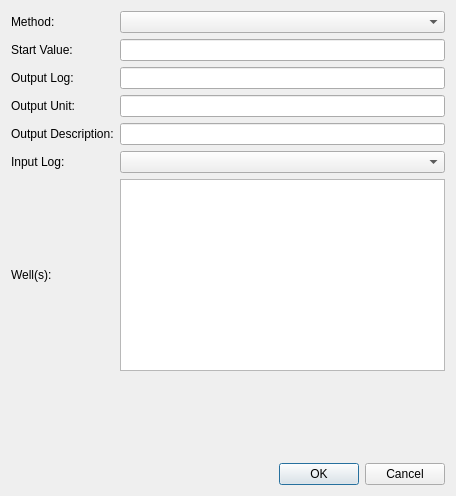
<?xml version="1.0" encoding="UTF-8"?>
<ui version="4.0">
 <class>LogIntegrationDialog</class>
 <widget class="QDialog" name="LogIntegrationDialog">
  <property name="geometry">
   <rect>
    <x>0</x>
    <y>0</y>
    <width>456</width>
    <height>496</height>
   </rect>
  </property>
  <property name="windowTitle">
   <string>Grid Math</string>
  </property>
  <layout class="QVBoxLayout" name="verticalLayout">
   <item>
    <layout class="QGridLayout" name="gridLayout">
     <item row="5" column="1">
      <widget class="QLineEdit" name="leDescr">
       <property name="minimumSize">
        <size>
         <width>300</width>
         <height>0</height>
        </size>
       </property>
      </widget>
     </item>
     <item row="3" column="1">
      <widget class="QLineEdit" name="leOutput"/>
     </item>
     <item row="4" column="0">
      <widget class="QLabel" name="label_4">
       <property name="text">
        <string>Output Unit:</string>
       </property>
      </widget>
     </item>
     <item row="7" column="1">
      <widget class="QListWidget" name="lwWells">
       <property name="selectionMode">
        <enum>QAbstractItemView::ExtendedSelection</enum>
       </property>
      </widget>
     </item>
     <item row="7" column="0">
      <widget class="QLabel" name="label_8">
       <property name="text">
        <string>Well(s):</string>
       </property>
      </widget>
     </item>
     <item row="6" column="1">
      <widget class="QComboBox" name="cbInput"/>
     </item>
     <item row="4" column="1">
      <widget class="QLineEdit" name="leUnit"/>
     </item>
     <item row="6" column="0">
      <widget class="QLabel" name="label_5">
       <property name="text">
        <string>Input Log:</string>
       </property>
      </widget>
     </item>
     <item row="5" column="0">
      <widget class="QLabel" name="label_7">
       <property name="text">
        <string>Output Description:</string>
       </property>
      </widget>
     </item>
     <item row="1" column="0">
      <widget class="QLabel" name="label_3">
       <property name="text">
        <string>Method:</string>
       </property>
      </widget>
     </item>
     <item row="1" column="1">
      <widget class="QComboBox" name="cbFunction"/>
     </item>
     <item row="3" column="0">
      <widget class="QLabel" name="label_2">
       <property name="text">
        <string>Output Log:</string>
       </property>
      </widget>
     </item>
     <item row="2" column="0">
      <widget class="QLabel" name="label">
       <property name="text">
        <string>Start Value:</string>
       </property>
      </widget>
     </item>
     <item row="2" column="1">
      <widget class="QLineEdit" name="leStartValue"/>
     </item>
    </layout>
   </item>
   <item>
    <spacer name="verticalSpacer">
     <property name="orientation">
      <enum>Qt::Vertical</enum>
     </property>
     <property name="sizeHint" stdset="0">
      <size>
       <width>20</width>
       <height>40</height>
      </size>
     </property>
    </spacer>
   </item>
   <item>
    <widget class="QDialogButtonBox" name="buttonBox">
     <property name="orientation">
      <enum>Qt::Horizontal</enum>
     </property>
     <property name="standardButtons">
      <set>QDialogButtonBox::Cancel|QDialogButtonBox::Ok</set>
     </property>
    </widget>
   </item>
  </layout>
 </widget>
 <tabstops>
  <tabstop>cbFunction</tabstop>
  <tabstop>leOutput</tabstop>
  <tabstop>leUnit</tabstop>
  <tabstop>leDescr</tabstop>
  <tabstop>cbInput</tabstop>
  <tabstop>lwWells</tabstop>
 </tabstops>
 <resources/>
 <connections>
  <connection>
   <sender>buttonBox</sender>
   <signal>accepted()</signal>
   <receiver>LogIntegrationDialog</receiver>
   <slot>accept()</slot>
   <hints>
    <hint type="sourcelabel">
     <x>248</x>
     <y>254</y>
    </hint>
    <hint type="destinationlabel">
     <x>157</x>
     <y>274</y>
    </hint>
   </hints>
  </connection>
  <connection>
   <sender>buttonBox</sender>
   <signal>rejected()</signal>
   <receiver>LogIntegrationDialog</receiver>
   <slot>reject()</slot>
   <hints>
    <hint type="sourcelabel">
     <x>316</x>
     <y>260</y>
    </hint>
    <hint type="destinationlabel">
     <x>286</x>
     <y>274</y>
    </hint>
   </hints>
  </connection>
 </connections>
</ui>
